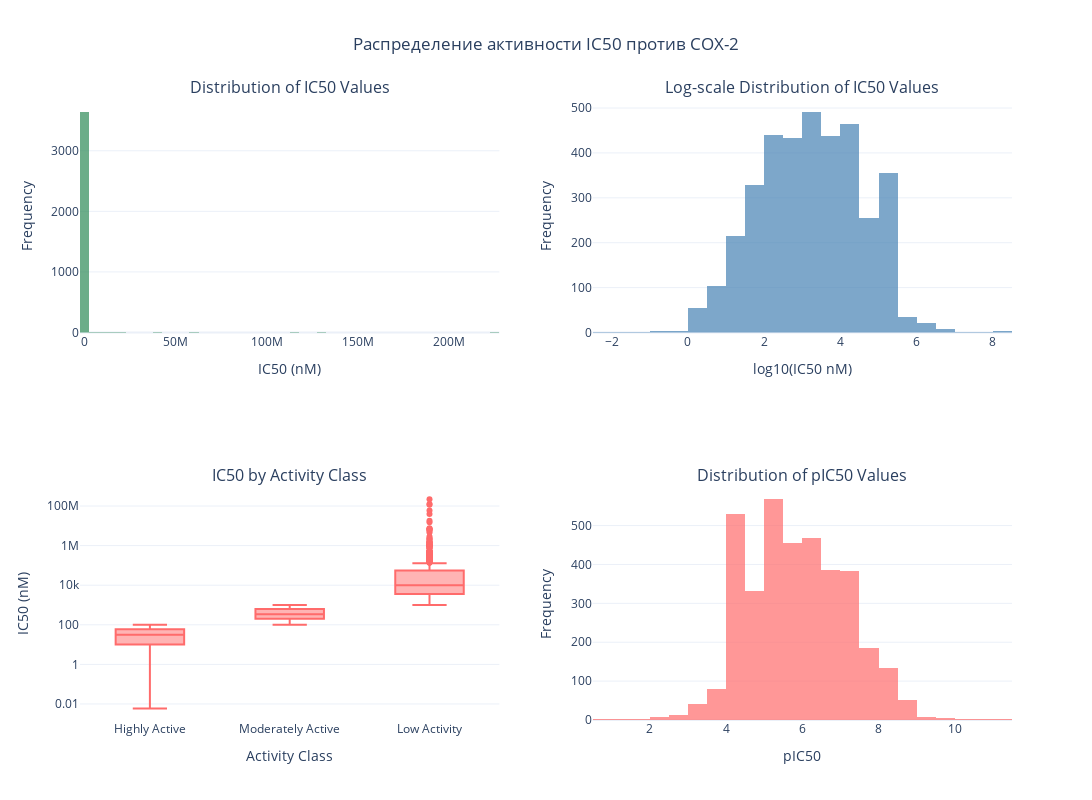
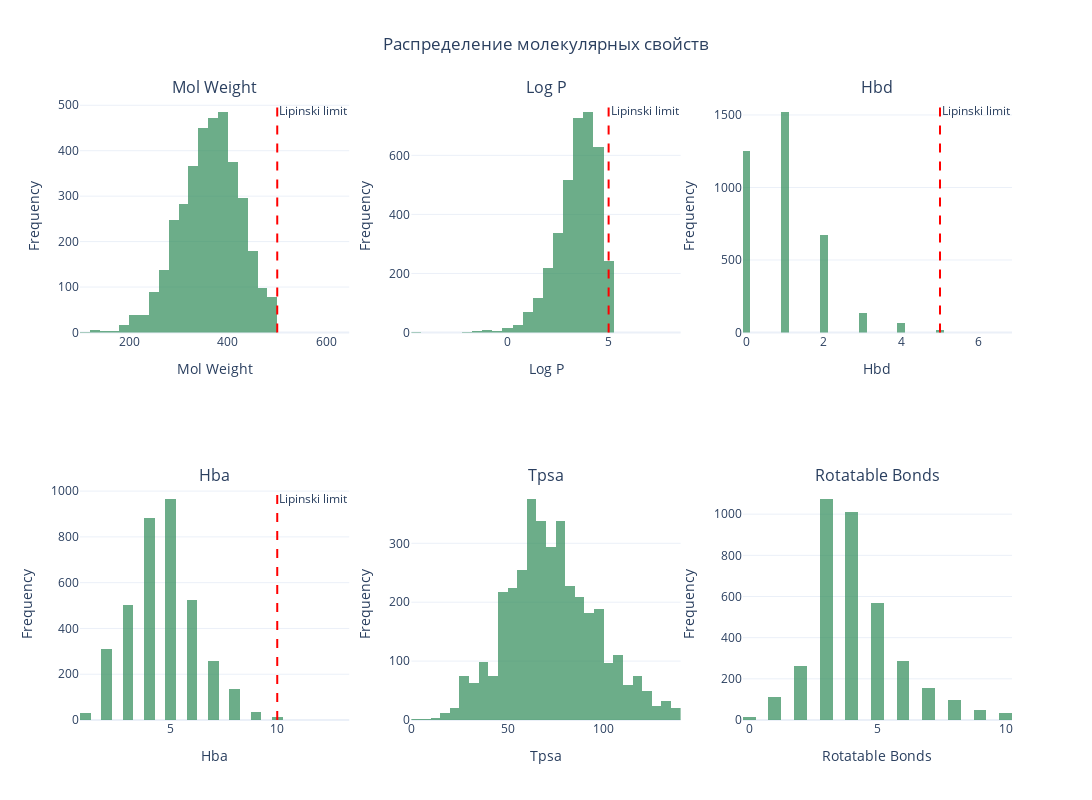
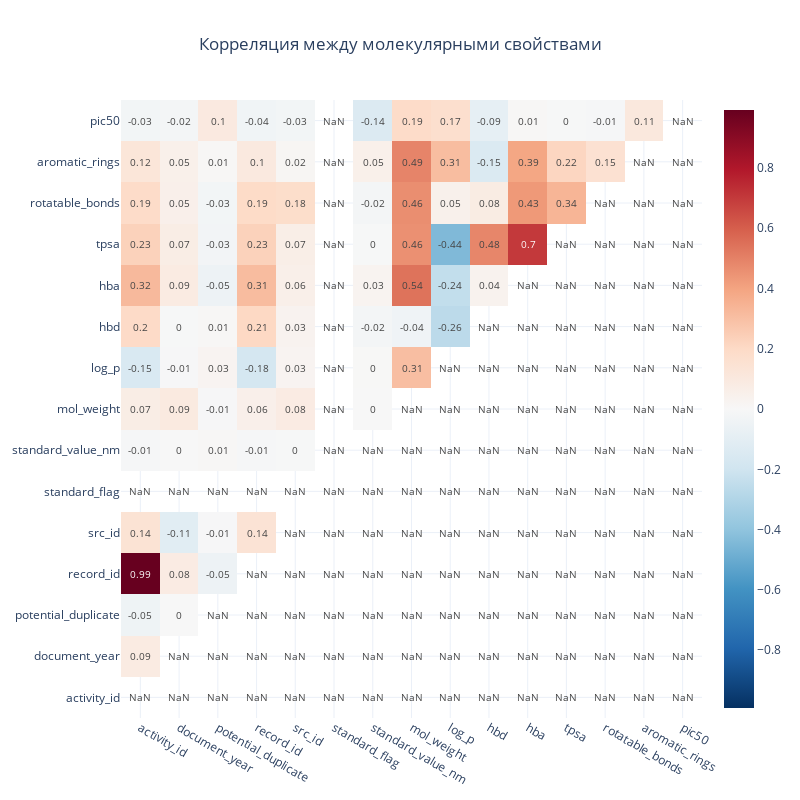
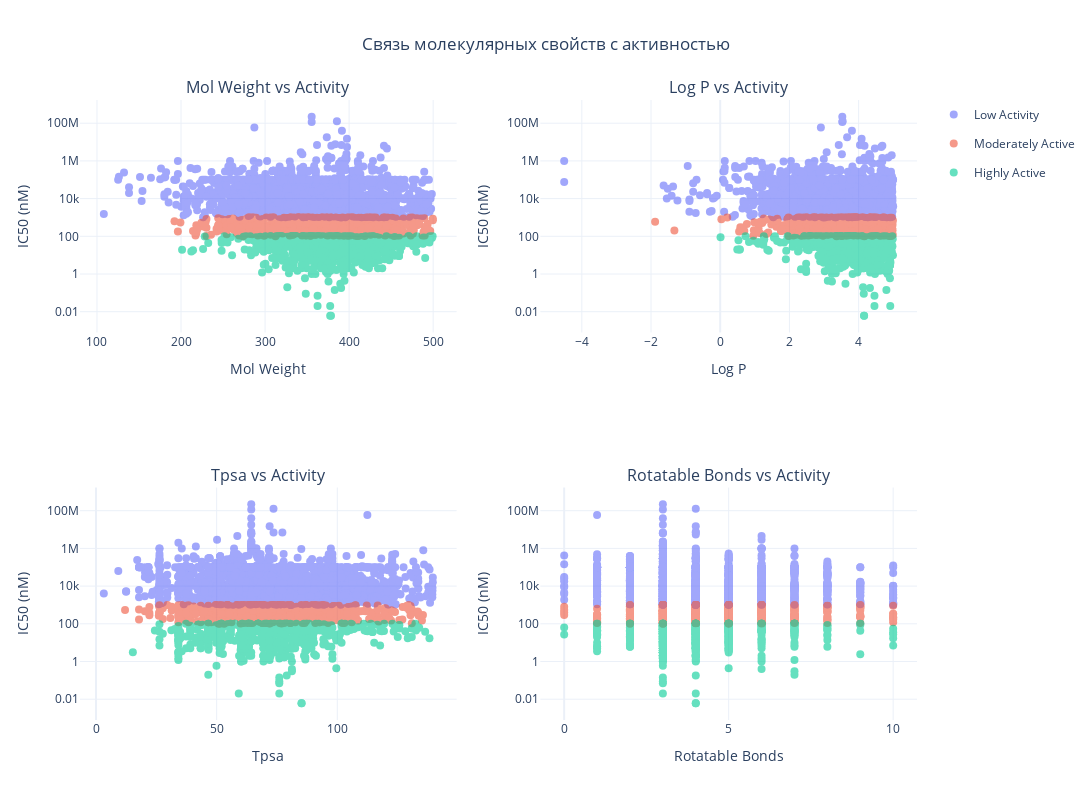

Source (notebook cell) for these figures, in order:
### Code cell
# Шаг 8: Создание визуализаций
logger.info("\nСоздание интерактивных визуализаций...")

# 1. Распределение активности IC50
logger.info("Создание графика распределения активности...")
fig1 = visualizer.plot_activity_distribution(final_dataset, title="Распределение активности IC50 против COX-2")
fig1.show()

# 2. Молекулярные свойства
logger.info("Создание графика молекулярных свойств...")
fig2 = visualizer.plot_molecular_properties(final_dataset, title="Распределение молекулярных свойств")
fig2.show()

# 3. Корреляционная матрица
logger.info("Создание корреляционной матрицы...")
fig3 = visualizer.plot_correlation_matrix(final_dataset, title="Корреляция между молекулярными свойствами")
fig3.show()

# 4. Связь свойств с активностью
logger.info("Создание графика свойства vs активность...")
fig4 = visualizer.plot_property_vs_activity(final_dataset, title="Связь молекулярных свойств с активностью")
fig4.show()

### Figure 1 — Plotly figure (JSON) as saved in the notebook; plotly's stock layout.template omitted (floating-point values rounded to 4 significant figures; data arrays with more than 128 entries replaced by an {"elided": "..."} marker saying what was removed)
{"data": [{"marker": {"color": "#2E8B57"}, "name": "IC50 Distribution", "nbinsx": 50, "opacity": 0.7, "type": "histogram", "x": {"elided": "3661 float values"}, "xaxis": "x", "yaxis": "y"}, {"marker": {"color": "#4682B4"}, "name": "Log IC50 Distribution", "nbinsx": 50, "opacity": 0.7, "type": "histogram", "x": {"elided": "3661 float values"}, "xaxis": "x2", "yaxis": "y2"}, {"boxpoints": "outliers", "marker": {"color": "#FF6B6B"}, "name": "Highly Active", "type": "box", "xaxis": "x3", "y": {"elided": "771 float values"}, "yaxis": "y3"}, {"boxpoints": "outliers", "marker": {"color": "#FF6B6B"}, "name": "Moderately Active", "type": "box", "xaxis": "x3", "y": {"elided": "854 float values"}, "yaxis": "y3"}, {"boxpoints": "outliers", "marker": {"color": "#FF6B6B"}, "name": "Low Activity", "type": "box", "xaxis": "x3", "y": {"elided": "2036 float values"}, "yaxis": "y3"}, {"marker": {"color": "#FF6B6B"}, "name": "pIC50 Distribution", "nbinsx": 50, "opacity": 0.7, "type": "histogram", "x": {"elided": "3661 float values"}, "xaxis": "x4", "yaxis": "y4"}], "layout": {"annotations": [{"font": {"size": 16}, "showarrow": false, "text": "Distribution of IC50 Values", "x": 0.225, "xanchor": "center", "xref": "paper", "y": 1, "yanchor": "bottom", "yref": "paper"}, {"font": {"size": 16}, "showarrow": false, "text": "Log-scale Distribution of IC50 Values", "x": 0.775, "xanchor": "center", "xref": "paper", "y": 1, "yanchor": "bottom", "yref": "paper"}, {"font": {"size": 16}, "showarrow": false, "text": "IC50 by Activity Class", "x": 0.225, "xanchor": "center", "xref": "paper", "y": 0.375, "yanchor": "bottom", "yref": "paper"}, {"font": {"size": 16}, "showarrow": false, "text": "Distribution of pIC50 Values", "x": 0.775, "xanchor": "center", "xref": "paper", "y": 0.375, "yanchor": "bottom", "yref": "paper"}], "height": 800, "showlegend": false, "title": {"text": "Распределение активности IC50 против COX-2", "x": 0.5}, "width": 1200, "xaxis": {"anchor": "y", "domain": [0, 0.45], "title": {"text": "IC50 (nM)"}}, "xaxis2": {"anchor": "y2", "domain": [0.55, 1], "title": {"text": "log10(IC50 nM)"}}, "xaxis3": {"anchor": "y3", "domain": [0, 0.45], "title": {"text": "Activity Class"}}, "xaxis4": {"anchor": "y4", "domain": [0.55, 1], "title": {"text": "pIC50"}}, "yaxis": {"anchor": "x", "domain": [0.625, 1], "title": {"text": "Frequency"}}, "yaxis2": {"anchor": "x2", "domain": [0.625, 1], "title": {"text": "Frequency"}}, "yaxis3": {"anchor": "x3", "domain": [0, 0.375], "title": {"text": "IC50 (nM)"}, "type": "log"}, "yaxis4": {"anchor": "x4", "domain": [0, 0.375], "title": {"text": "Frequency"}}}}

### Figure 2 — Plotly figure (JSON) as saved in the notebook; plotly's stock layout.template omitted (floating-point values rounded to 4 significant figures; data arrays with more than 128 entries replaced by an {"elided": "..."} marker saying what was removed)
{"data": [{"marker": {"color": "#2E8B57"}, "name": "Mol Weight", "nbinsx": 30, "opacity": 0.7, "showlegend": false, "type": "histogram", "x": {"elided": "3661 float values"}, "xaxis": "x", "yaxis": "y"}, {"marker": {"color": "#2E8B57"}, "name": "Log P", "nbinsx": 30, "opacity": 0.7, "showlegend": false, "type": "histogram", "x": {"elided": "3661 float values"}, "xaxis": "x2", "yaxis": "y2"}, {"marker": {"color": "#2E8B57"}, "name": "Hbd", "nbinsx": 30, "opacity": 0.7, "showlegend": false, "type": "histogram", "x": {"elided": "3661 int values"}, "xaxis": "x3", "yaxis": "y3"}, {"marker": {"color": "#2E8B57"}, "name": "Hba", "nbinsx": 30, "opacity": 0.7, "showlegend": false, "type": "histogram", "x": {"elided": "3661 int values"}, "xaxis": "x4", "yaxis": "y4"}, {"marker": {"color": "#2E8B57"}, "name": "Tpsa", "nbinsx": 30, "opacity": 0.7, "showlegend": false, "type": "histogram", "x": {"elided": "3661 float values"}, "xaxis": "x5", "yaxis": "y5"}, {"marker": {"color": "#2E8B57"}, "name": "Rotatable Bonds", "nbinsx": 30, "opacity": 0.7, "showlegend": false, "type": "histogram", "x": {"elided": "3661 int values"}, "xaxis": "x6", "yaxis": "y6"}], "layout": {"annotations": [{"font": {"size": 16}, "showarrow": false, "text": "Mol Weight", "x": 0.1444, "xanchor": "center", "xref": "paper", "y": 1, "yanchor": "bottom", "yref": "paper"}, {"font": {"size": 16}, "showarrow": false, "text": "Log P", "x": 0.5, "xanchor": "center", "xref": "paper", "y": 1, "yanchor": "bottom", "yref": "paper"}, {"font": {"size": 16}, "showarrow": false, "text": "Hbd", "x": 0.8556, "xanchor": "center", "xref": "paper", "y": 1, "yanchor": "bottom", "yref": "paper"}, {"font": {"size": 16}, "showarrow": false, "text": "Hba", "x": 0.1444, "xanchor": "center", "xref": "paper", "y": 0.375, "yanchor": "bottom", "yref": "paper"}, {"font": {"size": 16}, "showarrow": false, "text": "Tpsa", "x": 0.5, "xanchor": "center", "xref": "paper", "y": 0.375, "yanchor": "bottom", "yref": "paper"}, {"font": {"size": 16}, "showarrow": false, "text": "Rotatable Bonds", "x": 0.8556, "xanchor": "center", "xref": "paper", "y": 0.375, "yanchor": "bottom", "yref": "paper"}, {"showarrow": false, "text": "Lipinski limit", "x": 500, "xanchor": "left", "xref": "x", "y": 1, "yanchor": "top", "yref": "y domain"}, {"showarrow": false, "text": "Lipinski limit", "x": 5, "xanchor": "left", "xref": "x2", "y": 1, "yanchor": "top", "yref": "y2 domain"}, {"showarrow": false, "text": "Lipinski limit", "x": 5, "xanchor": "left", "xref": "x3", "y": 1, "yanchor": "top", "yref": "y3 domain"}, {"showarrow": false, "text": "Lipinski limit", "x": 10, "xanchor": "left", "xref": "x4", "y": 1, "yanchor": "top", "yref": "y4 domain"}], "height": 800, "shapes": [{"line": {"color": "red", "dash": "dash"}, "type": "line", "x0": 500, "x1": 500, "xref": "x", "y0": 0, "y1": 1, "yref": "y domain"}, {"line": {"color": "red", "dash": "dash"}, "type": "line", "x0": 5, "x1": 5, "xref": "x2", "y0": 0, "y1": 1, "yref": "y2 domain"}, {"line": {"color": "red", "dash": "dash"}, "type": "line", "x0": 5, "x1": 5, "xref": "x3", "y0": 0, "y1": 1, "yref": "y3 domain"}, {"line": {"color": "red", "dash": "dash"}, "type": "line", "x0": 10, "x1": 10, "xref": "x4", "y0": 0, "y1": 1, "yref": "y4 domain"}], "title": {"text": "Распределение молекулярных свойств", "x": 0.5}, "width": 1200, "xaxis": {"anchor": "y", "domain": [0, 0.2889], "title": {"text": "Mol Weight"}}, "xaxis2": {"anchor": "y2", "domain": [0.3556, 0.6444], "title": {"text": "Log P"}}, "xaxis3": {"anchor": "y3", "domain": [0.7111, 1], "title": {"text": "Hbd"}}, "xaxis4": {"anchor": "y4", "domain": [0, 0.2889], "title": {"text": "Hba"}}, "xaxis5": {"anchor": "y5", "domain": [0.3556, 0.6444], "title": {"text": "Tpsa"}}, "xaxis6": {"anchor": "y6", "domain": [0.7111, 1], "title": {"text": "Rotatable Bonds"}}, "yaxis": {"anchor": "x", "domain": [0.625, 1], "title": {"text": "Frequency"}}, "yaxis2": {"anchor": "x2", "domain": [0.625, 1], "title": {"text": "Frequency"}}, "yaxis3": {"anchor": "x3", "domain": [0.625, 1], "title": {"text": "Frequency"}}, "yaxis4": {"anchor": "x4", "domain": [0, 0.375], "title": {"text": "Frequency"}}, "yaxis5": {"anchor": "x5", "domain": [0, 0.375], "title": {"text": "Frequency"}}, "yaxis6": {"anchor": "x6", "domain": [0, 0.375], "title": {"text": "Frequency"}}}}

### Figure 3 — Plotly figure (JSON) as saved in the notebook; plotly's stock layout.template omitted (floating-point values rounded to 4 significant figures; data arrays with more than 128 entries replaced by an {"elided": "..."} marker saying what was removed)
{"data": [{"colorscale": [[0, "rgb(5,48,97)"], [0.1, "rgb(33,102,172)"], [0.2, "rgb(67,147,195)"], [0.3, "rgb(146,197,222)"], [0.4, "rgb(209,229,240)"], [0.5, "rgb(247,247,247)"], [0.6, "rgb(253,219,199)"], [0.7, "rgb(244,165,130)"], [0.8, "rgb(214,96,77)"], [0.9, "rgb(178,24,43)"], [1, "rgb(103,0,31)"]], "hoverongaps": false, "showscale": true, "text": {"elided": "15x15 float values"}, "textfont": {"size": 10}, "texttemplate": "%{text}", "type": "heatmap", "x": ["activity_id", "document_year", "potential_duplicate", "record_id", "src_id", "standard_flag", "standard_value_nm", "mol_weight", "log_p", "hbd", "hba", "tpsa", "rotatable_bonds", "aromatic_rings", "pic50"], "y": ["activity_id", "document_year", "potential_duplicate", "record_id", "src_id", "standard_flag", "standard_value_nm", "mol_weight", "log_p", "hbd", "hba", "tpsa", "rotatable_bonds", "aromatic_rings", "pic50"], "z": {"elided": "15x15 float values"}, "zmid": 0}], "layout": {"height": 800, "title": {"text": "Корреляция между молекулярными свойствами", "x": 0.5}, "width": 800, "xaxis": {"side": "bottom"}, "yaxis": {"side": "left"}}}

### Figure 4 — Plotly figure (JSON) as saved in the notebook; plotly's stock layout.template omitted (floating-point values rounded to 4 significant figures; data arrays with more than 128 entries replaced by an {"elided": "..."} marker saying what was removed)
{"data": [{"legendgroup": "Low Activity", "marker": {"color": "#636EFA", "size": 8}, "mode": "markers", "name": "Low Activity", "opacity": 0.6, "showlegend": true, "type": "scatter", "x": {"elided": "2036 float values"}, "xaxis": "x", "y": {"elided": "2036 float values"}, "yaxis": "y"}, {"legendgroup": "Moderately Active", "marker": {"color": "#EF553B", "size": 8}, "mode": "markers", "name": "Moderately Active", "opacity": 0.6, "showlegend": true, "type": "scatter", "x": {"elided": "854 float values"}, "xaxis": "x", "y": {"elided": "854 float values"}, "yaxis": "y"}, {"legendgroup": "Highly Active", "marker": {"color": "#00CC96", "size": 8}, "mode": "markers", "name": "Highly Active", "opacity": 0.6, "showlegend": true, "type": "scatter", "x": {"elided": "771 float values"}, "xaxis": "x", "y": {"elided": "771 float values"}, "yaxis": "y"}, {"legendgroup": "Low Activity", "marker": {"color": "#636EFA", "size": 8}, "mode": "markers", "name": "Low Activity", "opacity": 0.6, "showlegend": false, "type": "scatter", "x": {"elided": "2036 float values"}, "xaxis": "x2", "y": {"elided": "2036 float values"}, "yaxis": "y2"}, {"legendgroup": "Moderately Active", "marker": {"color": "#EF553B", "size": 8}, "mode": "markers", "name": "Moderately Active", "opacity": 0.6, "showlegend": false, "type": "scatter", "x": {"elided": "854 float values"}, "xaxis": "x2", "y": {"elided": "854 float values"}, "yaxis": "y2"}, {"legendgroup": "Highly Active", "marker": {"color": "#00CC96", "size": 8}, "mode": "markers", "name": "Highly Active", "opacity": 0.6, "showlegend": false, "type": "scatter", "x": {"elided": "771 float values"}, "xaxis": "x2", "y": {"elided": "771 float values"}, "yaxis": "y2"}, {"legendgroup": "Low Activity", "marker": {"color": "#636EFA", "size": 8}, "mode": "markers", "name": "Low Activity", "opacity": 0.6, "showlegend": false, "type": "scatter", "x": {"elided": "2036 float values"}, "xaxis": "x3", "y": {"elided": "2036 float values"}, "yaxis": "y3"}, {"legendgroup": "Moderately Active", "marker": {"color": "#EF553B", "size": 8}, "mode": "markers", "name": "Moderately Active", "opacity": 0.6, "showlegend": false, "type": "scatter", "x": {"elided": "854 float values"}, "xaxis": "x3", "y": {"elided": "854 float values"}, "yaxis": "y3"}, {"legendgroup": "Highly Active", "marker": {"color": "#00CC96", "size": 8}, "mode": "markers", "name": "Highly Active", "opacity": 0.6, "showlegend": false, "type": "scatter", "x": {"elided": "771 float values"}, "xaxis": "x3", "y": {"elided": "771 float values"}, "yaxis": "y3"}, {"legendgroup": "Low Activity", "marker": {"color": "#636EFA", "size": 8}, "mode": "markers", "name": "Low Activity", "opacity": 0.6, "showlegend": false, "type": "scatter", "x": {"elided": "2036 int values"}, "xaxis": "x4", "y": {"elided": "2036 float values"}, "yaxis": "y4"}, {"legendgroup": "Moderately Active", "marker": {"color": "#EF553B", "size": 8}, "mode": "markers", "name": "Moderately Active", "opacity": 0.6, "showlegend": false, "type": "scatter", "x": {"elided": "854 int values"}, "xaxis": "x4", "y": {"elided": "854 float values"}, "yaxis": "y4"}, {"legendgroup": "Highly Active", "marker": {"color": "#00CC96", "size": 8}, "mode": "markers", "name": "Highly Active", "opacity": 0.6, "showlegend": false, "type": "scatter", "x": {"elided": "771 int values"}, "xaxis": "x4", "y": {"elided": "771 float values"}, "yaxis": "y4"}], "layout": {"annotations": [{"font": {"size": 16}, "showarrow": false, "text": "Mol Weight vs Activity", "x": 0.225, "xanchor": "center", "xref": "paper", "y": 1, "yanchor": "bottom", "yref": "paper"}, {"font": {"size": 16}, "showarrow": false, "text": "Log P vs Activity", "x": 0.775, "xanchor": "center", "xref": "paper", "y": 1, "yanchor": "bottom", "yref": "paper"}, {"font": {"size": 16}, "showarrow": false, "text": "Tpsa vs Activity", "x": 0.225, "xanchor": "center", "xref": "paper", "y": 0.375, "yanchor": "bottom", "yref": "paper"}, {"font": {"size": 16}, "showarrow": false, "text": "Rotatable Bonds vs Activity", "x": 0.775, "xanchor": "center", "xref": "paper", "y": 0.375, "yanchor": "bottom", "yref": "paper"}], "height": 800, "title": {"text": "Связь молекулярных свойств с активностью", "x": 0.5}, "width": 1200, "xaxis": {"anchor": "y", "domain": [0, 0.45], "title": {"text": "Mol Weight"}}, "xaxis2": {"anchor": "y2", "domain": [0.55, 1], "title": {"text": "Log P"}}, "xaxis3": {"anchor": "y3", "domain": [0, 0.45], "title": {"text": "Tpsa"}}, "xaxis4": {"anchor": "y4", "domain": [0.55, 1], "title": {"text": "Rotatable Bonds"}}, "yaxis": {"anchor": "x", "domain": [0.625, 1], "title": {"text": "IC50 (nM)"}, "type": "log"}, "yaxis2": {"anchor": "x2", "domain": [0.625, 1], "title": {"text": "IC50 (nM)"}, "type": "log"}, "yaxis3": {"anchor": "x3", "domain": [0, 0.375], "title": {"text": "IC50 (nM)"}, "type": "log"}, "yaxis4": {"anchor": "x4", "domain": [0, 0.375], "title": {"text": "IC50 (nM)"}, "type": "log"}}}
